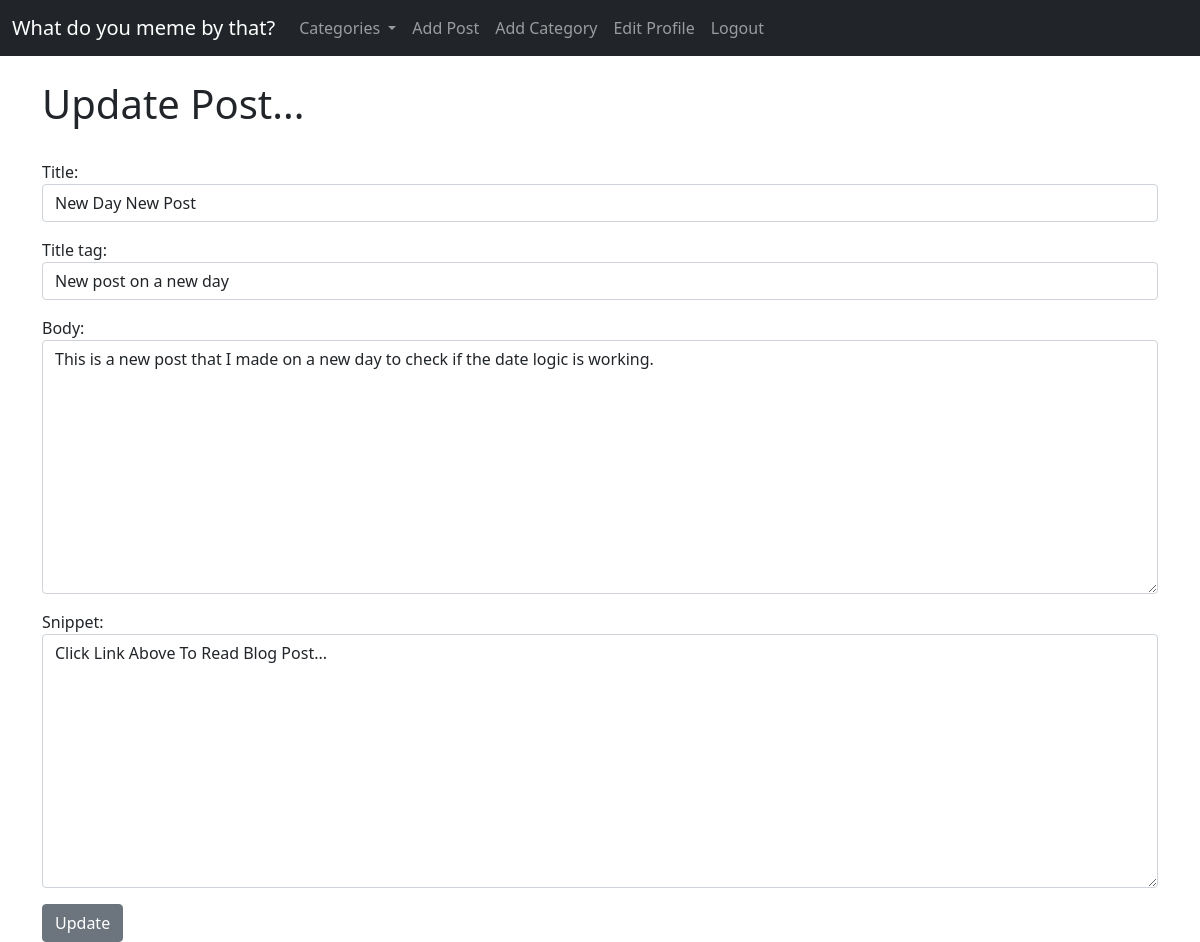
The page /article/edit/7 (signed in) on the database its author committed.
### memeblog/models.py (models this page shows, shortened)
class Post(models.Model):
    title = models.CharField(max_length=255)
    header_image = models.ImageField(null=True, blank=True, upload_to="images/")
    title_tag = models.CharField(max_length=255)
    author = models.ForeignKey(User, on_delete=models.CASCADE)
    body = RichTextField(blank=True, null=True)
    post_date = models.DateField(auto_now_add=True)
    category = models.CharField(max_length=255, default='coding')
    likes = models.ManyToManyField(User, related_name='blog_posts')
    snippet = models.CharField(max_length=255)

### memeblog/views.py (the view)
# urls.py: path('article/edit/<int:pk>', UpdatePostView.as_view(), name='update_post'),
class UpdatePostView(UpdateView):
    model = Post
    form_class = EditForm
    template_name = 'update_post.html'
    def get_context_data(self, *args, **kwargs):
        cat_menu = Category.objects.all()
        context = super(UpdatePostView, self).get_context_data(*args, **kwargs)
        context["cat_menu"] = cat_menu
        return context

### memeblog/forms.py
class EditForm(forms.ModelForm):
    class Meta:
        model = Post
        fields = ('title', 'title_tag', 'body', 'snippet')
        widgets = {
            'title': forms.TextInput(attrs={'class': 'form-control', 'placeholder': 'Title of your post'}),
            'title_tag': forms.TextInput(attrs={'class': 'form-control'}),
            'body': forms.Textarea(attrs={'class': 'form-control'}),
            'snippet': forms.Textarea(attrs={'class': 'form-control'}),
        }

### memeblog/models.py (called while the page is built)
    def __str__(self):
        return self.name

### memeblog/templates/update_post.html (shortened to what this page needs)
{% extends 'base.html' %}
{% block content %}
{% if user.is_authenticated%}
    {% if user.id == post.author.id %}
        <h1>Update Post...</h1>
        <br/>
        <div class="form-group">
            <form method="POST">
                {{ form.as_p }}
                <button class="btn btn-secondary">Update</button>
            </form>
        </div>
    {% else %}
        You are not allowed here! (and you know it...)
    {% endif %}
{% else %}
You are not allowed here! (and you know it...)
{% endif %}
{% endblock %}

### rows shown on the page
Post: title "New Day New Post", title_tag "New post on a new day", body "This is a new post that I made on a new day to check if the date logic is working.", snippet "Click Link Above To Read Blog Post..."
